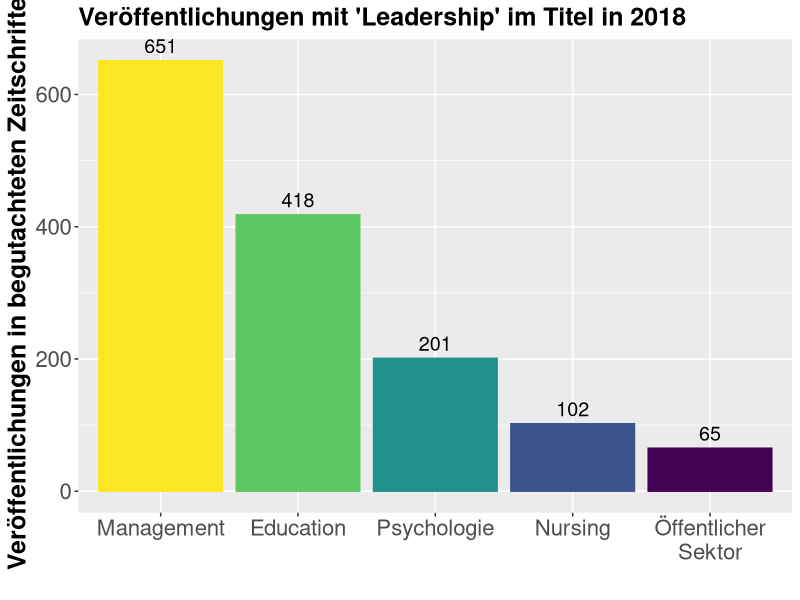
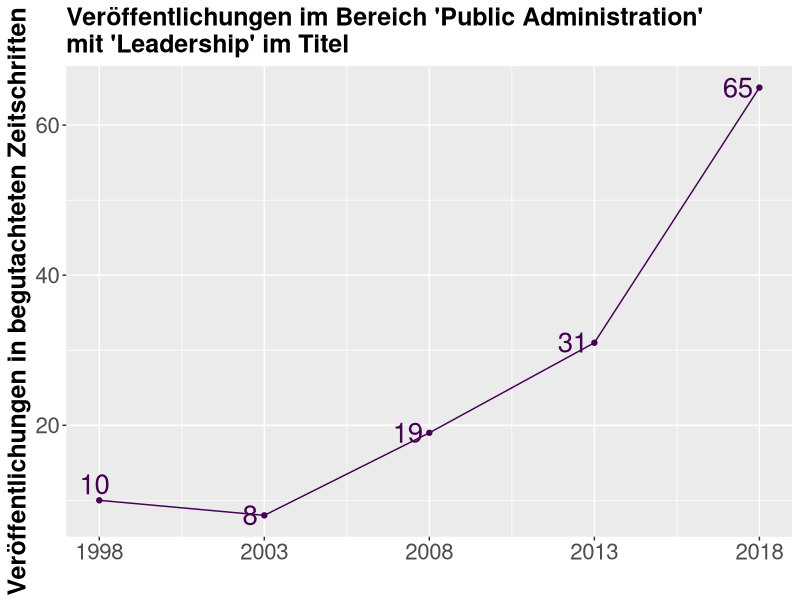

Generate these figures, in order, with R:
## ---- chunk 1
options(htmltools.dir.version = FALSE)
## ---- chunk 2
library(tidyverse)
library(cowplot)
library(ggrepel) 
## ---- chunk 3
df <- tibble::tibble(Anzahl = c(651, 418, 201, 102, 65),
                     Bereich = factor(c("Management", 
                                                 "Education", 
                                                 "Psychologie", 
                                                 "Nursing", 
                                                 "Öffentlicher\nSektor"),
                                      levels = c("Management", 
                                                 "Education", 
                                                 "Psychologie", 
                                                 "Nursing", 
                                                 "Öffentlicher\nSektor")))
ggplot(data = df,
       aes(y = Anzahl, x = Bereich, 
           color = Bereich, 
           fill = Bereich)) +
  geom_bar(stat="identity") +
  labs(title = "Veröffentlichungen mit 'Leadership' im Titel in 2018",
       x = "",
       y = "Veröffentlichungen in begutachteten Zeitschriften") +
  geom_text(aes(label=Anzahl), vjust=-0.5, size=5, color = "black") + 
  theme(legend.position="none",
        plot.title = element_text(size = 18,
                                  face = "bold"),
        axis.title = element_text(size = 18,
                                 face = "bold"),
        axis.text.x = element_text(size=16),
        axis.text.y = element_text(size=16)) +
  scale_fill_viridis_d(direction = -1) + 
  scale_color_viridis_d(direction = -1) 
  

## ---- chunk 4
df <- tibble::tibble(Anzahl = c(65, 31, 19, 8, 10),
                     Jahr = c(2018, 2013, 2008, 2003, 1998))
ggplot(data = df,
       aes(y = Anzahl, x = Jahr, label=Anzahl,
           group = 1)) +
  geom_line(color = "#440154FF") +
  geom_point(color = "#440154FF") +
  labs(title = "Veröffentlichungen im Bereich 'Public Administration' \nmit 'Leadership' im Titel",
       x = "",
       y = "Veröffentlichungen in begutachteten Zeitschriften") +
  scale_fill_viridis_d(direction = -1) + 
  scale_color_viridis_d(direction = -1) +
  scale_x_continuous(breaks = c(1998, 2003, 2008, 2013, 2018),
                     labels=c(1998, 2003, 2008, 2013, 2018)) +
  geom_text_repel(size=7, color = "#440154FF", hjust = 0) + 
  theme(legend.position="none",
        plot.title = element_text(size = 18,
                                  face = "bold"),
        axis.title = element_text(size = 18,
                                 face = "bold"),
        axis.text.x = element_text(size=16),
        axis.text.y = element_text(size=16)) 
  
